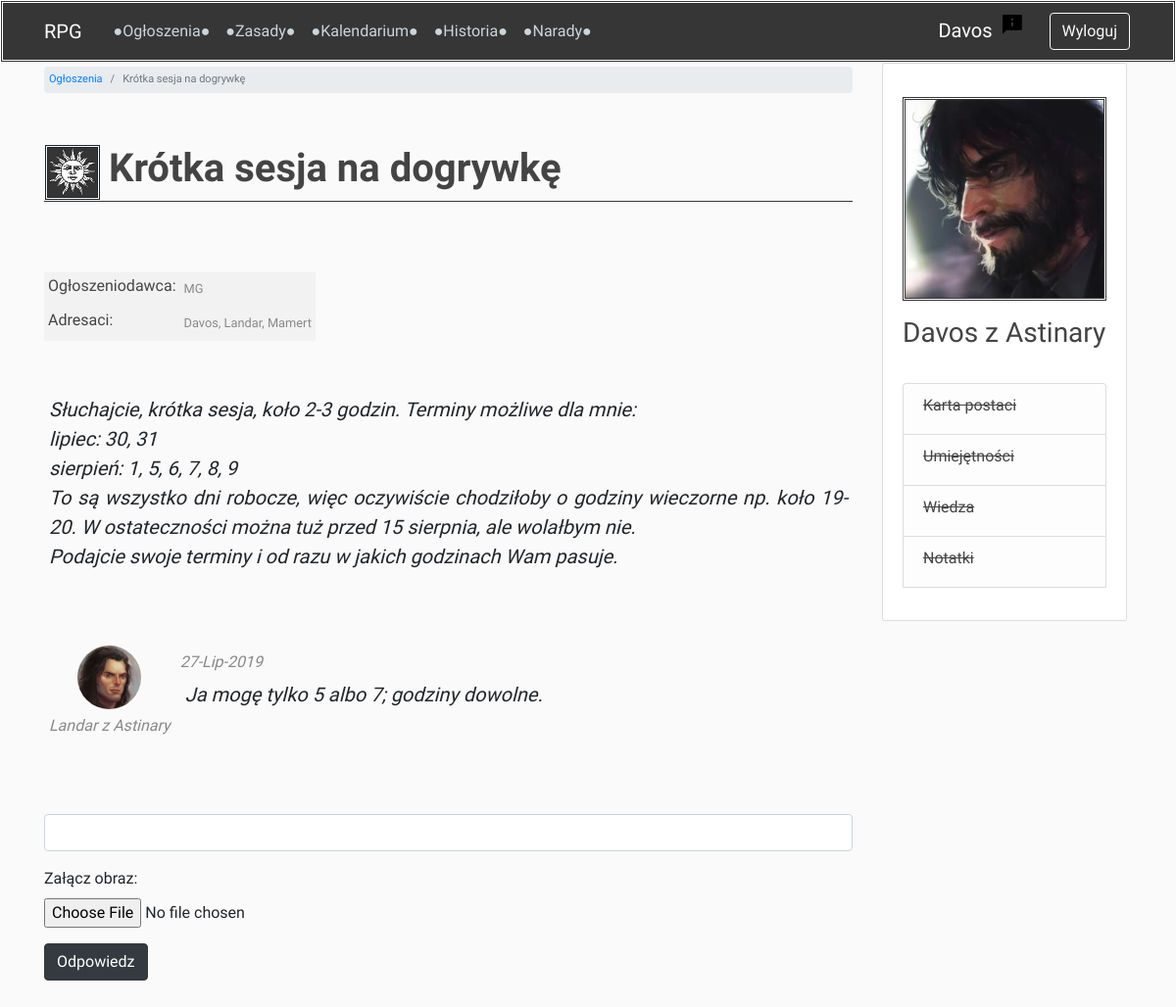
The app's page /news/krotka-sesja-na-dogrywke/ (signed in), older data.
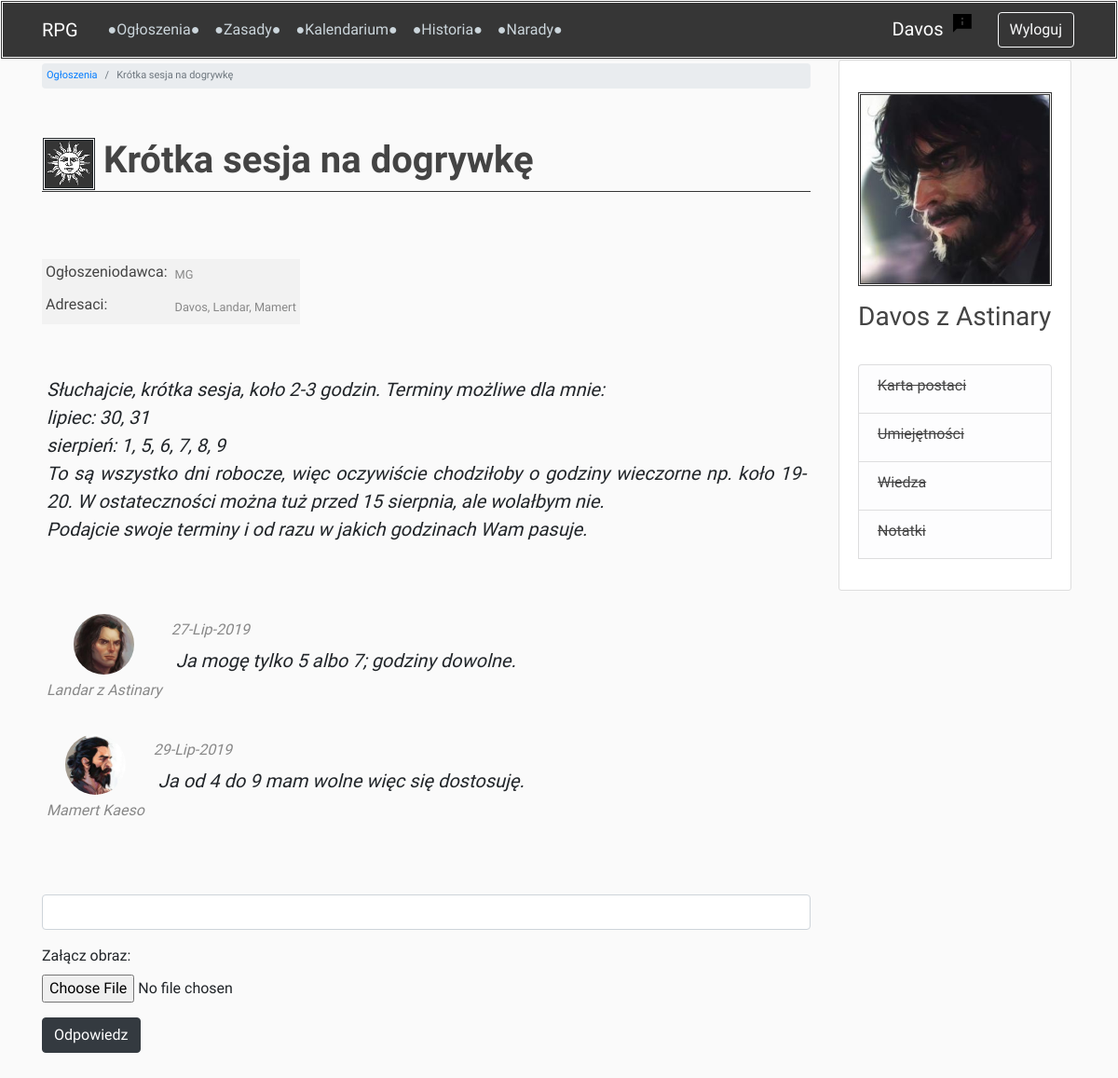
The same page, newer data.
### news/models.py (models this page shows, shortened)
class Response(models.Model):
    text = models.TextField(max_length=4000)
    date_posted = models.DateTimeField(auto_now_add=True)
    author = models.ForeignKey(User, related_name='responses', on_delete=models.CASCADE)
    image = models.ImageField(blank=True, null=True, upload_to='news_pics')
    news = models.ForeignKey(News, related_name='responses', on_delete=models.CASCADE)

### users/models.py (models this page shows, shortened)
class Profile(models.Model):
    user = models.OneToOneField(User, on_delete=models.CASCADE)
    image = models.ImageField(default='profile_pics/default_profile.jpg', upload_to='profile_pics')
    character_name = models.CharField(max_length=50, default='')
    character_status = models.CharField(max_length=20, choices=STATUS, default='npc')
    def __str__(self):
        return f'{self.character_name}'
    class Meta:
        ordering = ['character_status', 'character_name']

### news/views.py (the view)
# urls.py: path('<slug:news_slug>/', news_detail_view, name='news-detail')
@login_required
def news_detail_view(request, news_slug):
    obj = News.objects.get(slug=news_slug)
    allowed = ', '.join(p.character_name.split(' ', 1)[0]
                        for p in obj.allowed_profiles.all()
                        if p.character_status != 'gm')
    if request.method == 'POST':
        form = CreateResponseForm(request.POST, request.FILES)
        if form.is_valid():
            response = form.save(commit=False)
            response.news = obj
            response.author = request.user
            form.save()
            return redirect('news-detail', news_slug=news_slug)
    else:
        form = CreateResponseForm()
    context = {
        'page_title': obj.title,
        'news': obj,
        'form': form,
        'allowed': allowed
    }
    return render(request, 'news/news-detail.html', context)

### news/forms.py
class CreateResponseForm(forms.ModelForm):
    class Meta:
        model = Response
        fields = [
            'text',
            'image'
        ]
    text = forms.CharField(
        label='',
        max_length=4000,
        widget=PagedownWidget(
            attrs={
                'placeholder': 'Twoja odpowiedź (max. 4000 znaków)*',
                'rows': 10,
                'cols': 60
            }
        )
    )
    image = forms.ImageField(
        label='Załącz obraz:',
        required=False,
    )

### forum/templatetags/custom_filters.py (called while the page is built)
@register.filter
def get_first_word(text):
    return text.split(' ', 1)[0]

### news/templates/news/news-detail.html (shortened to what this page needs)
{% extends 'base.html' %}
{% load custom_filters %}
{% load crispy_forms_tags %}
{% block breadcrumb %}
    <li class="breadcrumb-item"><a href="{% url 'news-list' %}">Ogłoszenia</a></li>
    <li class="breadcrumb-item active">{{ page_title }}</li>
{% endblock breadcrumb %}
{% block content %}
    <br><br><br>
    {% if request.user.profile not in news.allowed_profiles.all and request.user.profile.character_status != 'gm' %}
        <h4>To ogłoszenie jest dla Ciebie kompletnie nieczytelne.</h4>
    {% else %}
        <table class="forms">
            <tr>
                <td><h6>Ogłoszeniodawca:</h6></td>
                <td><small>{{ news.author.profile }}</small></td>
            </tr>
            <tr>
                <td><h6>Adresaci:</h6></td>
                <td><small>{{ allowed }}</small></td>
            </tr>
        </table>
        <br>
        <div class="post-and-news">
            <p>{{ news.text|capfirst|linebreaks }}</p>
        </div><br>
        {% for response in news.responses.all %}
            <table>
                <tbody>
                    <tr class="posts-and-news">
                        <td class="center">
                            <img class="rounded-circle article-img" src="{{ response.author.profile.image.url }}">
                            <small>{{ response.author.profile.character_name }}</small>
                        </td>
                        <td>
                            <small>{{ response.date_posted|date:'d-M-Y' }}</small>
                            {{ response.text|capfirst|linebreaks }}
                        </td>
                    </tr>
                </tbody>
            </table><br>
        {% endfor %}
        <br><br>
        <div id="page-bottom">
            <form method="POST" action=".#page-bottom" enctype="multipart/form-data">
                {{ form|crispy }}
                <input class="btn btn-dark" type="submit" value="Odpowiedz"}}>
            </form>
        </div>
    {% endif %}
{% endblock content %}

Row changes from the older to the newer data that the page shows:
added Response: author.profile.image (picture), author.profile.character_name "Mamert Kaeso", date_posted "29-Lip-2019", text "Ja od 4 do 9 mam wolne więc się dostosuję."
